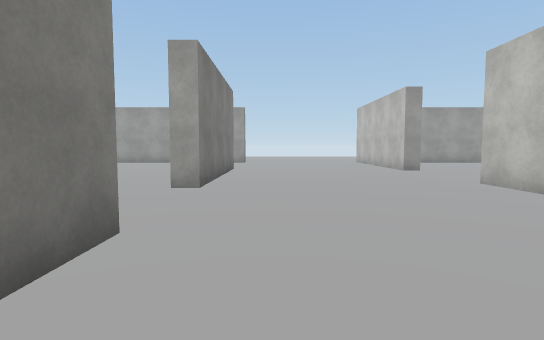
[1] (above)

24 first-person views from a walk through a 3-D level made in the Unity game engine. The camera is 1.4 m above the floor, tilts 4° down and sees 80° across. The floor is counted in squares, 2 m on a side. Each view is taken from the middle of a square. On the plan, view 1 faces up. The plan holds only what a view shows up to about 10 squares ahead; the rest is blank. The place goes on beyond the plan. Surface patterns are stand-ins for the level's own textures.

[2]
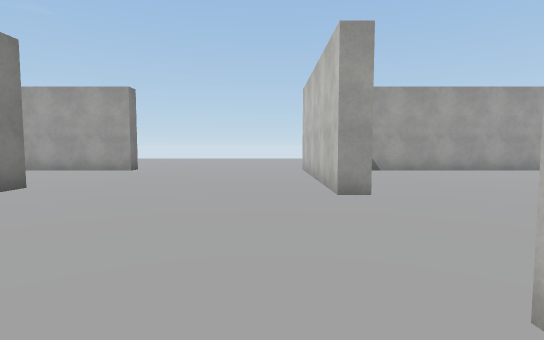

[3]
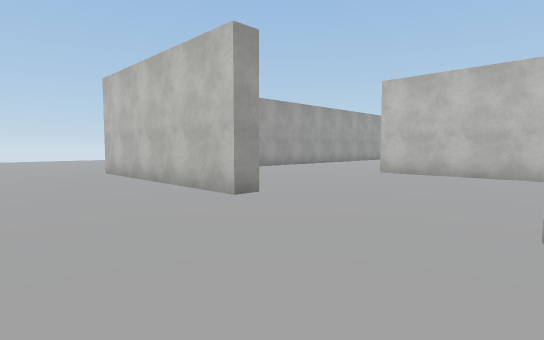

[4]
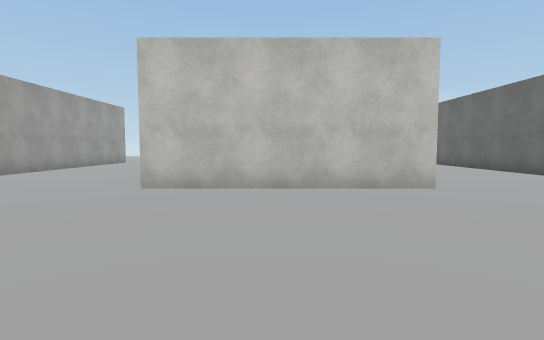

[5]
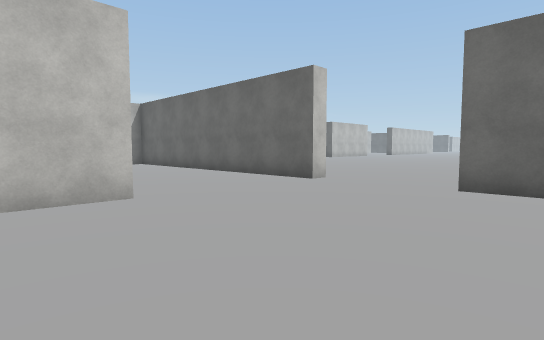

[6]
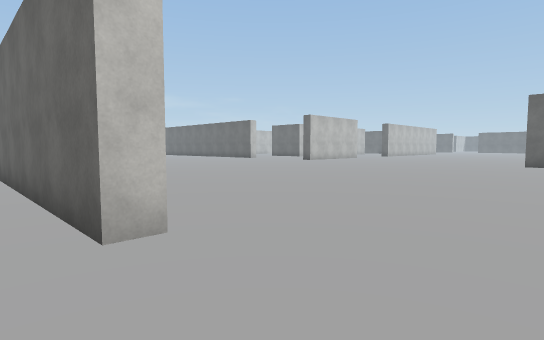

[7]
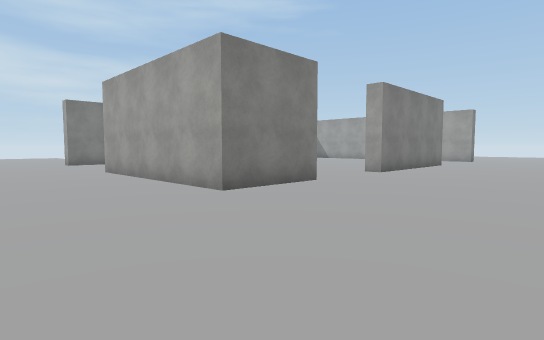

[8]
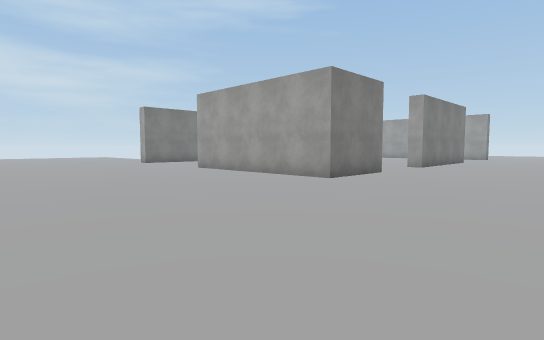

[9]
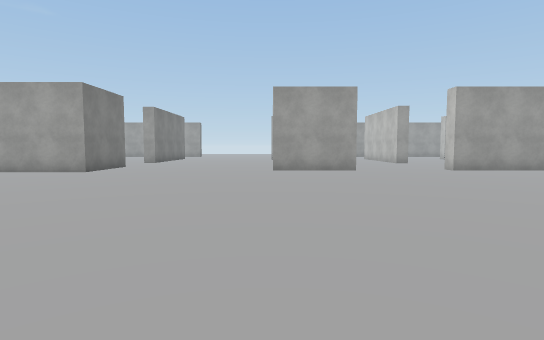

[10]
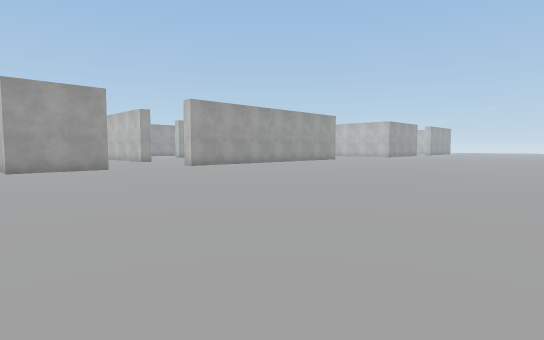

[11]
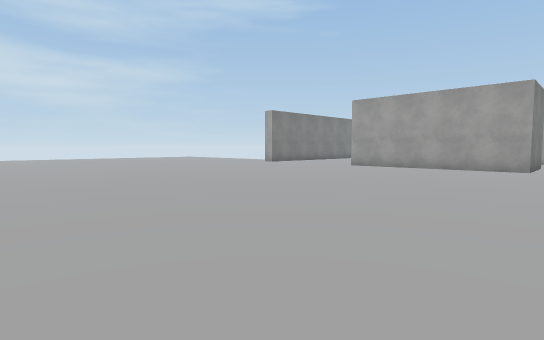

[12]
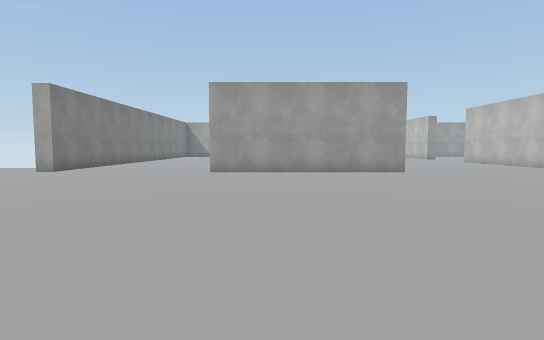

[13]
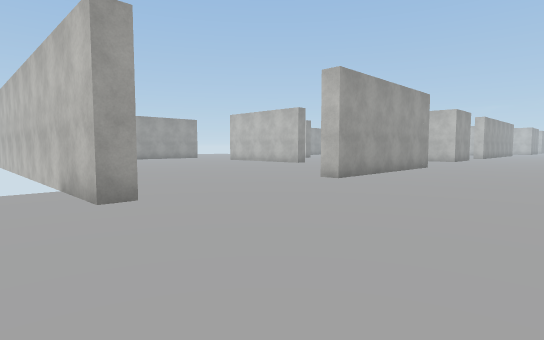

[14]
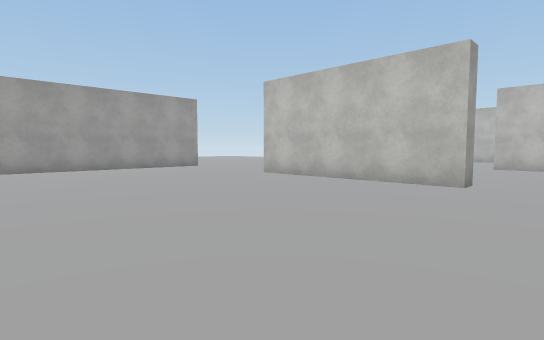

[15]
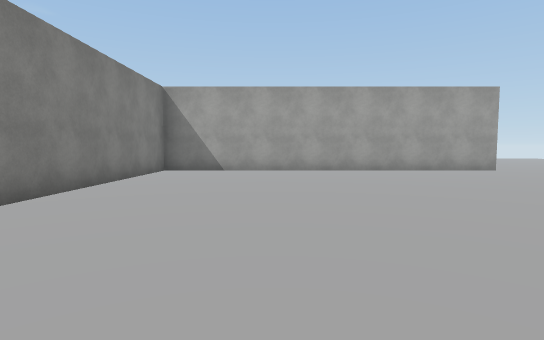

[16]
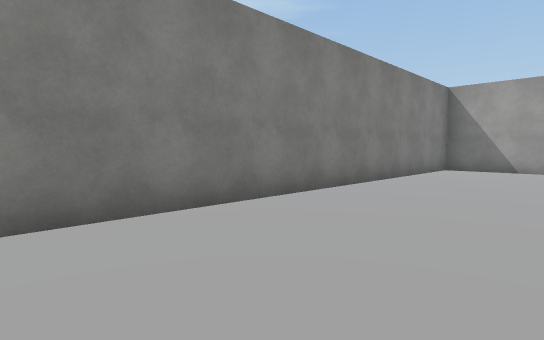

[17]
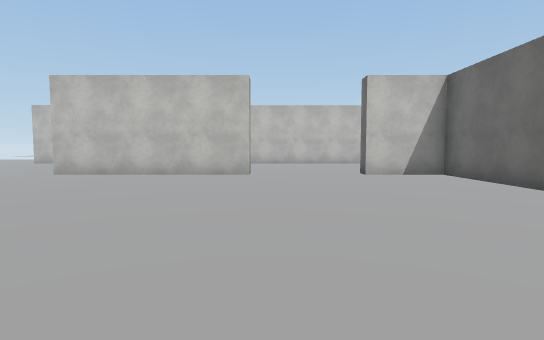

[18]
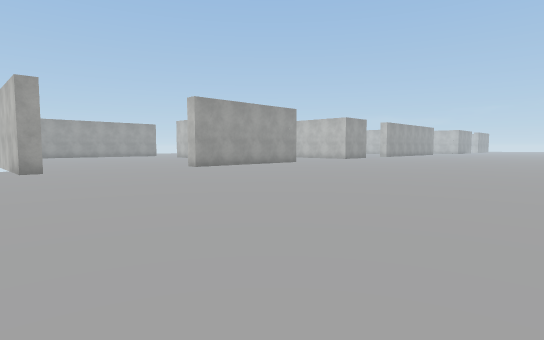

[19]
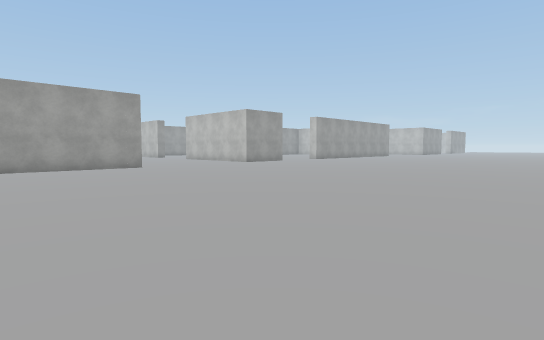

[20]
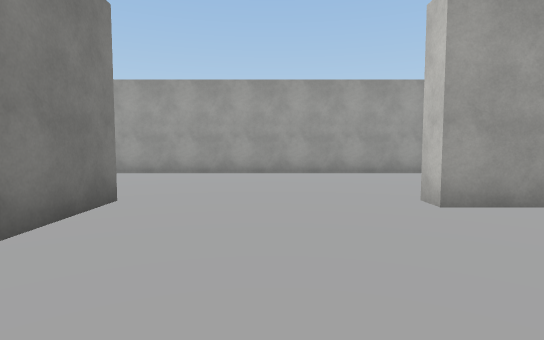

[21]
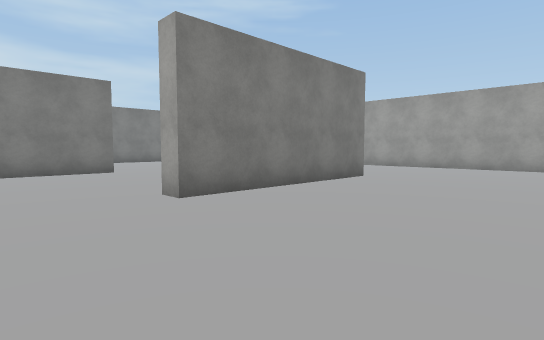

[22]
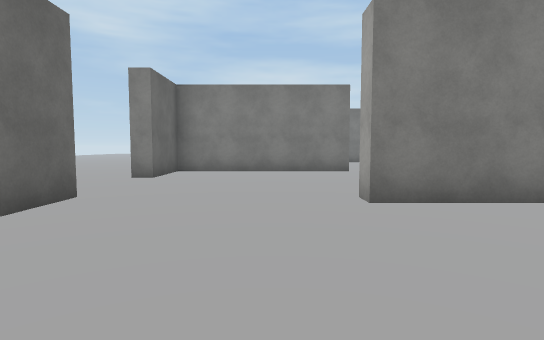

[23]
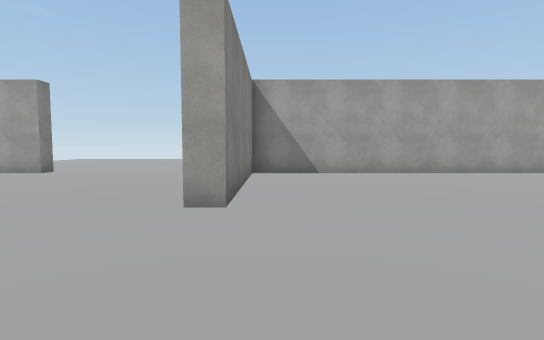

[24]
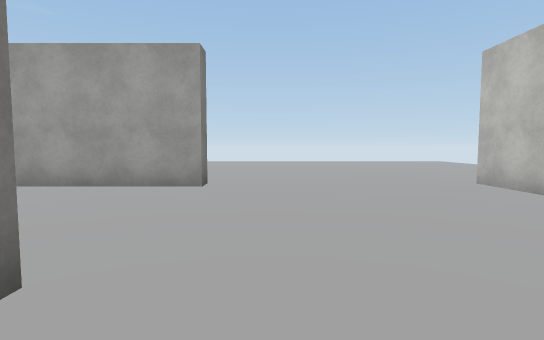

### Floor plan
Points are (right, up) in squares from view 1. A wall is a line through its corners. A room is listed if a view was taken in it or the views show most of it. See-through windows are left out.
Room 1 (views 1, 2, 3, 4, 5, 6, 7, 8, 9, 10, 11, 12, 13, 14, 15, 16, 17, 18, 19, 20, 21, 22, 23, 24)
walls: (-4.9, 0.6) (-1.7, 0.6) (-1.7, 2.6) (-1.2, 2.6) (-1.2, 0.1) (-6.7, 0.1) (-6.7, 0.6); (4, 4.8) (4, 6.2); (4.5, 6.4) (4.5, 1.2) (6.5, 1.2) (6.5, 0.7) (4, 0.7) (4, 2); (12.2, 0.7) (9.5, 0.7) (9.5, 1.2) (14.5, 1.2); (-11.2, 1.1) (-11.2, 0.1) (-11.7, 0.1) (-11.7, 9); (-1.2, 10.6) (-1.2, 5.6) (-1.7, 5.6) (-1.7, 10.6); (10, 10.2) (10, 5.2) (9.5, 5.2) (9.5, 10.2); (-1.2, 15.2) (-1.2, 14.7) (-11.2, 14.7) (-11.2, 4.2); (14.5, 9.7) (14, 9.7) (14, 10.2); (14.5, 14.7) (4.5, 14.7) (4.5, 9.7) (4, 9.7) (4, 15.2)

Positions as (right, up) in squares from view 1, and headings:
1: (0, 0), facing up
2: (3, 5), facing up
3: (1, 6), facing up-right
4: (4, 8), facing right
5: (5, 7), facing down-right
6: (7, 2), facing down-right
7: (3, -3), facing up-left
8: (3, -6), facing up-left
9: (4, -9), facing up
10: (3, -10), facing up-right
11: (0, -11), facing up-left
12: (-5, -9), facing up
13: (-13, -4), facing up-right
14: (-8, 4), facing up-right
15: (-8, 5), facing up
16: (-8, 4), facing up-left
17: (-10, 5), facing right
18: (-13, -10), facing up-right
19: (-6, -11), facing up-right
20: (12, 6), facing up
21: (14, 3), facing up-left
22: (14, 4), facing left
23: (5, 6), facing up
24: (0, 9), facing up
